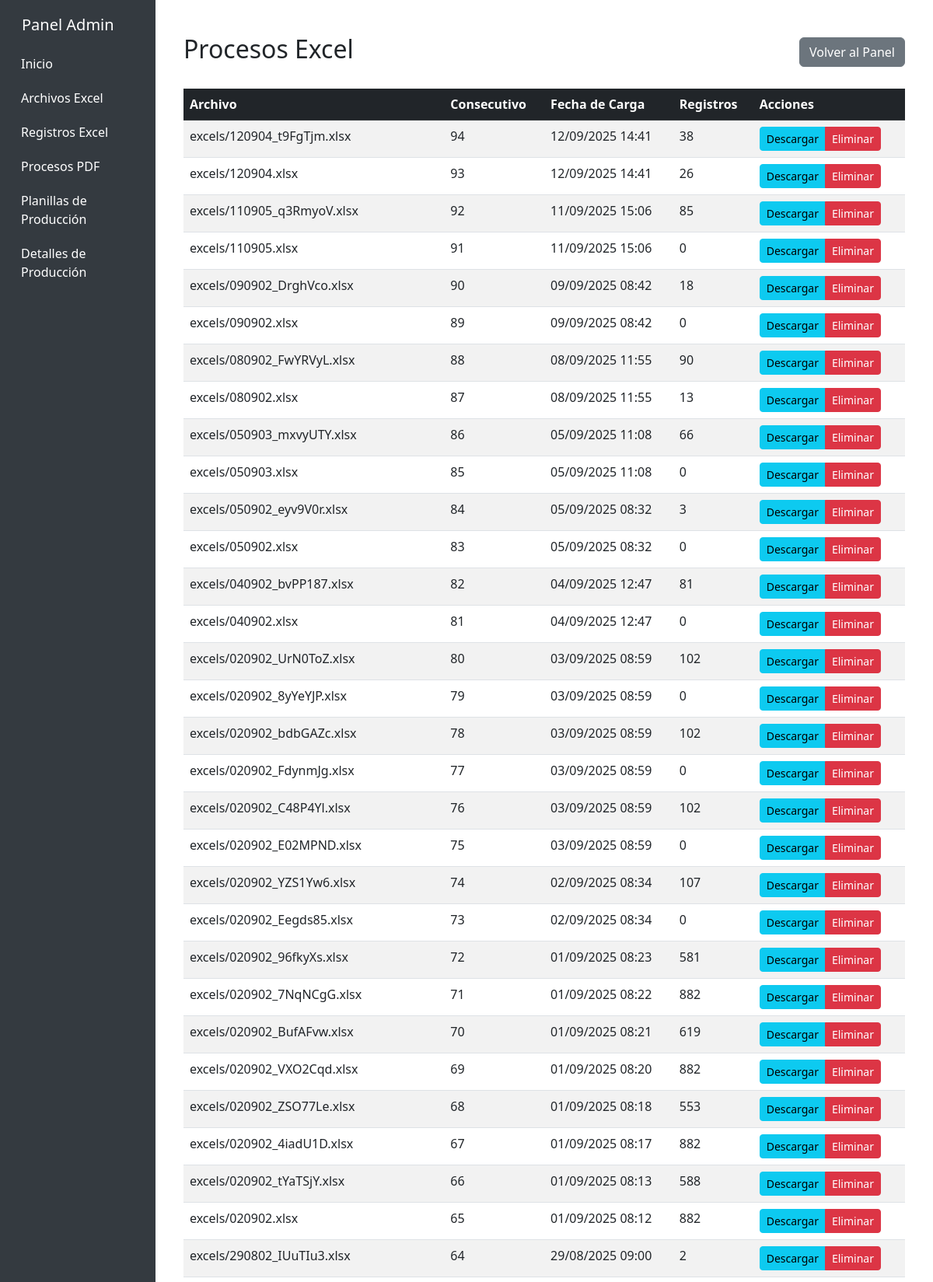
The app's page /secretadmin/excel/ (upper part) with its own data.
### excel_processor/models.py (models this page shows)
class ExcelProcess(models.Model):
    archivo = models.FileField(upload_to='excels/')
    consecutivo = models.IntegerField()
    fecha_carga = models.DateTimeField(auto_now_add=True)

### backend/admin_views.py (the view)
# urls.py: path('excel/', admin_views.ExcelProcessListView.as_view(), name='excel_process_list'),
class ExcelProcessListView(AdminViewMixin, ListView):
    model = ExcelProcess
    template_name = 'admin/excel_process_list.html'
    context_object_name = 'files'
    ordering = ['-fecha_carga']
    paginate_by = 100

### backend/admin_views.py (called while the page is built)
    def test_func(self):
        return True

### backend/templates/admin/excel_process_list.html (shortened to what this page needs)
{% extends 'admin/base.html' %}
{% load static %}
{% block content %}
<div class="container mt-4">
    <div class="d-flex justify-content-between align-items-center mb-4">
        <h2>Procesos Excel</h2>
        <a href="{% url 'custom_admin:home' %}" class="btn btn-secondary">
             Volver al Panel
        </a>
    </div>
    <div class="table-responsive">
        <table class="table table-striped table-hover">
            <thead class="table-dark">
                <tr>
                    <th>Archivo</th>
                    <th>Consecutivo</th>
                    <th>Fecha de Carga</th>
                    <th>Registros</th>
                    <th>Acciones</th>
                </tr>
            </thead>
            <tbody>
                {% for file in files %}
                <tr>
                    <td>{{ file.archivo.name }}</td>
                    <td>{{ file.consecutivo }}</td>
                    <td>{{ file.fecha_carga|date:"d/m/Y H:i" }}</td>
                    <td>{{ file.registros.count }}</td>
                    <td>
                        <div class="btn-group" role="group">
                            <a href="{{ file.archivo.url }}" class="btn btn-info btn-sm" target="_blank">
                                 Descargar
                            </a>
                            <a href="{% url 'custom_admin:excel_process_delete' pk=file.pk %}" class="btn btn-danger btn-sm">
                                 Eliminar
                            </a>
                        </div>
                    </td>
                </tr>
                {% empty %}
                <tr>
                    <td colspan="5" class="text-center">No hay procesos Excel</td>
                </tr>
                {% endfor %}
            </tbody>
        </table>
    </div>
</div>
{% endblock %}

### records on screen
ExcelProcess: archivo.name "excels/120904_t9FgTjm.xlsx", consecutivo "94", fecha_carga "12/09/2025 14:41", registros.count "38"
ExcelProcess: archivo.name "excels/120904.xlsx", consecutivo "93", fecha_carga "12/09/2025 14:41", registros.count "26"
ExcelProcess: archivo.name "excels/110905_q3RmyoV.xlsx", consecutivo "92", fecha_carga "11/09/2025 15:06", registros.count "85"
ExcelProcess: archivo.name "excels/110905.xlsx", consecutivo "91", fecha_carga "11/09/2025 15:06", registros.count "0"
ExcelProcess: archivo.name "excels/090902_DrghVco.xlsx", consecutivo "90", fecha_carga "09/09/2025 08:42", registros.count "18"
ExcelProcess: archivo.name "excels/090902.xlsx", consecutivo "89", fecha_carga "09/09/2025 08:42", registros.count "0"
ExcelProcess: archivo.name "excels/080902_FwYRVyL.xlsx", consecutivo "88", fecha_carga "08/09/2025 11:55", registros.count "90"
ExcelProcess: archivo.name "excels/080902.xlsx", consecutivo "87", fecha_carga "08/09/2025 11:55", registros.count "13"
ExcelProcess: archivo.name "excels/050903_mxvyUTY.xlsx", consecutivo "86", fecha_carga "05/09/2025 11:08", registros.count "66"
ExcelProcess: archivo.name "excels/050903.xlsx", consecutivo "85", fecha_carga "05/09/2025 11:08", registros.count "0"
ExcelProcess: archivo.name "excels/050902_eyv9V0r.xlsx", consecutivo "84", fecha_carga "05/09/2025 08:32", registros.count "3"
ExcelProcess: archivo.name "excels/050902.xlsx", consecutivo "83", fecha_carga "05/09/2025 08:32", registros.count "0"
ExcelProcess: archivo.name "excels/040902_bvPP187.xlsx", consecutivo "82", fecha_carga "04/09/2025 12:47", registros.count "81"
ExcelProcess: archivo.name "excels/040902.xlsx", consecutivo "81", fecha_carga "04/09/2025 12:47", registros.count "0"
ExcelProcess: archivo.name "excels/020902_UrN0ToZ.xlsx", consecutivo "80", fecha_carga "03/09/2025 08:59", registros.count "102"
ExcelProcess: archivo.name "excels/020902_8yYeYJP.xlsx", consecutivo "79", fecha_carga "03/09/2025 08:59", registros.count "0"
ExcelProcess: archivo.name "excels/020902_bdbGAZc.xlsx", consecutivo "78", fecha_carga "03/09/2025 08:59", registros.count "102"
ExcelProcess: archivo.name "excels/020902_FdynmJg.xlsx", consecutivo "77", fecha_carga "03/09/2025 08:59", registros.count "0"
ExcelProcess: archivo.name "excels/020902_C48P4Yl.xlsx", consecutivo "76", fecha_carga "03/09/2025 08:59", registros.count "102"
ExcelProcess: archivo.name "excels/020902_E02MPND.xlsx", consecutivo "75", fecha_carga "03/09/2025 08:59", registros.count "0"
ExcelProcess: archivo.name "excels/020902_YZS1Yw6.xlsx", consecutivo "74", fecha_carga "02/09/2025 08:34", registros.count "107"
ExcelProcess: archivo.name "excels/020902_Eegds85.xlsx", consecutivo "73", fecha_carga "02/09/2025 08:34", registros.count "0"
ExcelProcess: archivo.name "excels/020902_96fkyXs.xlsx", consecutivo "72", fecha_carga "01/09/2025 08:23", registros.count "581"
ExcelProcess: archivo.name "excels/020902_7NqNCgG.xlsx", consecutivo "71", fecha_carga "01/09/2025 08:22", registros.count "882"
ExcelProcess: archivo.name "excels/020902_BufAFvw.xlsx", consecutivo "70", fecha_carga "01/09/2025 08:21", registros.count "619"
ExcelProcess: archivo.name "excels/020902_VXO2Cqd.xlsx", consecutivo "69", fecha_carga "01/09/2025 08:20", registros.count "882"
ExcelProcess: archivo.name "excels/020902_ZSO77Le.xlsx", consecutivo "68", fecha_carga "01/09/2025 08:18", registros.count "553"
ExcelProcess: archivo.name "excels/020902_4iadU1D.xlsx", consecutivo "67", fecha_carga "01/09/2025 08:17", registros.count "882"
ExcelProcess: archivo.name "excels/020902_tYaTSjY.xlsx", consecutivo "66", fecha_carga "01/09/2025 08:13", registros.count "588"
ExcelProcess: archivo.name "excels/020902.xlsx", consecutivo "65", fecha_carga "01/09/2025 08:12", registros.count "882"
ExcelProcess: archivo.name "excels/290802_IUuTIu3.xlsx", consecutivo "64", fecha_carga "29/08/2025 09:00", registros.count "2"
